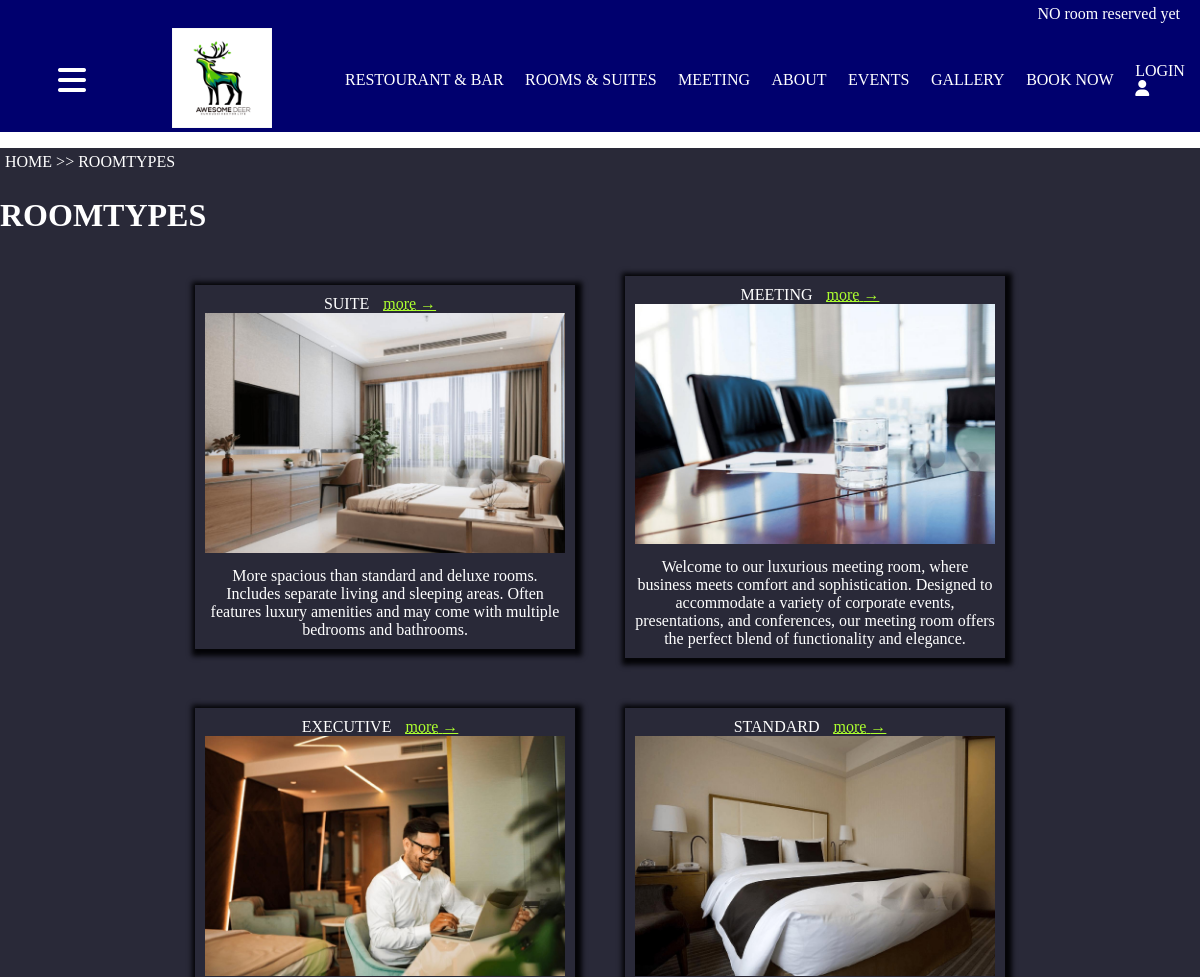
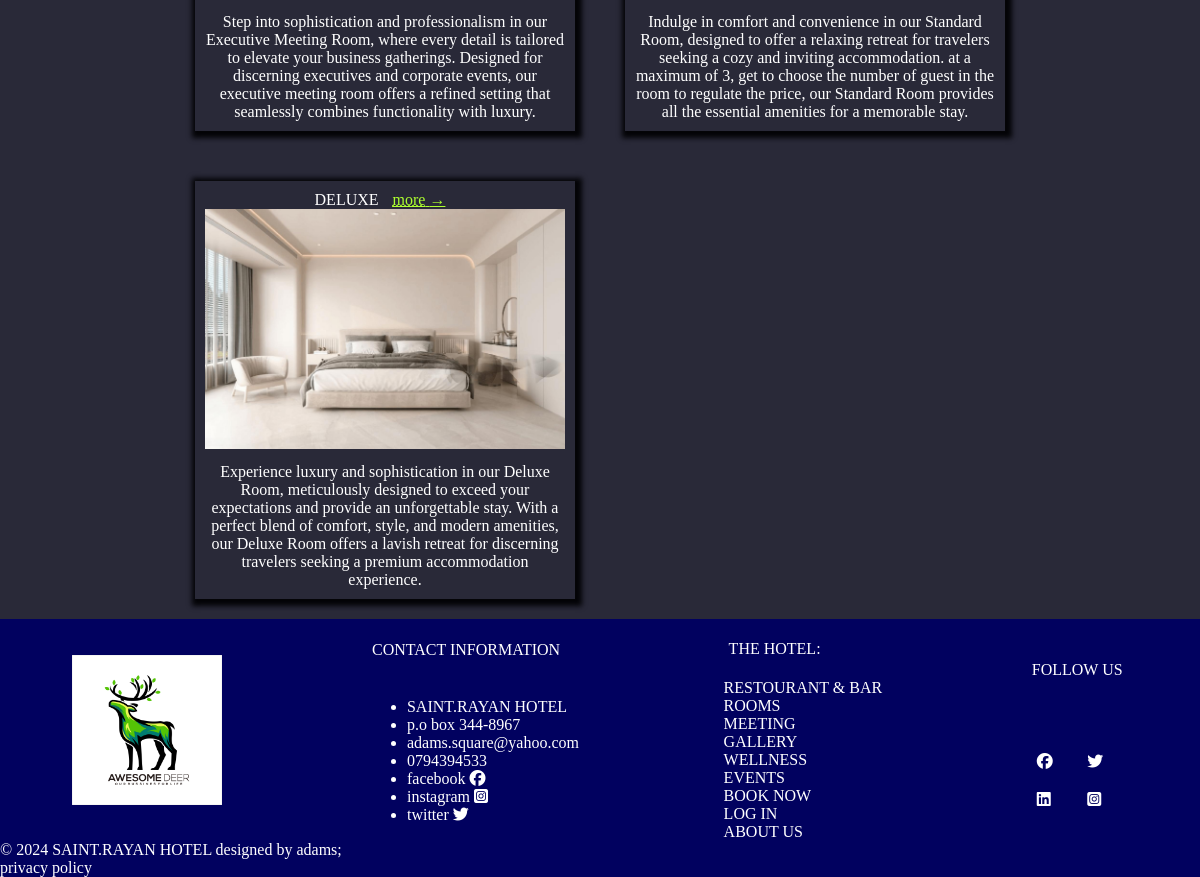
Page /roomtypes/ on the committed database (2 pictures, top to bottom).
### service/models.py (models this page shows, shortened)
class RoomType(models.Model):
    name = models.CharField(max_length=100)
    description = models.TextField()
    capacity = models.IntegerField()
    price = models.DecimalField(max_digits=10, decimal_places=2)
    amenities = models.ManyToManyField(Amenity)
    image = models.ImageField(upload_to="roomtype_images/", default=None)
    def get_absolute_url(self):
        return reverse("service:rooms", args=[self.id])

class Hotel(models.Model):
    name = models.CharField(max_length=100)
    description = models.TextField()
    address = models.CharField(max_length=255)
    contact_email = models.EmailField()
    contact_phone = models.CharField(max_length=20)
    facebook = models.CharField(max_length=50)
    instagram = models.CharField(max_length=50)
    twitter = models.CharField(max_length=50)
    def __str__(self):
        return self.name

### service/views.py (the view)
# urls.py: path("roomtypes/", views.Roomtype, name="roomtype"),
def Roomtype(request):
    rms = RoomType.objects.all()
    return render(request, "service/res/roomtypes.html", {"room": rms})

### cart/cart.py (called while the page is built)
    def __len__(self):
        count = 0
        for item in self.cart.values():
            count += 1
        return count

### cart/context_processors.py (called while the page is built)
def cart(request):
    return {'cart': Cart(request)}

### service/context_processors.py (called while the page is built)
def hotel_details(request):
    details = Hotel.objects.all()
    lenth = len(details)
    return {"details": details, "len": lenth}

### service/templates/service/res/roomtypes.html (shortened to what this page needs)
{% extends "service/base.html" %}
{% load static %}
{% block content %}
<p class="navigation">
    <span><a href="{% url "service:home" %}">HOME</a></span> >>
    <span><a href="{% url "service:roomtype" %}">ROOMTYPES</a></span>
</p>
<div class="p_restourant_info">
    <h1 class="p_r_info_tittle">
      ROOMTYPES
    </h1>
 <div class="p_restaurant_items">
    {% for well in room %}
        <div class="p_r_image">
             <div class="p_r_image_title">
              <a href="{{ well.get_absolute_url }}">{{ well.name|upper }}</a>
                  <a href="{{ well.get_absolute_url }}" class="res_footer"><abbr title="click to view rooms under {{ well.name }}">more</abbr> &rarr;</a>
             </div>
             <a href="{{ well.get_absolute_url }}" class="image_link">
                <div class="p_r_image_item">
                 <img src="{{ well.image.url }}" alt="{{ well.name }}">
             </div>
            </a>
            <div class="p_room_about">
                {{ well.description }}
            </div>
        </div>
 {% endfor %}
{% endblock content %}

### service/templates/service/base.html (shortened to what this page needs)
{% load static %}
<!DOCTYPE html>
<html lang="en">
<head>
    <link rel="stylesheet" type="text/css" href="{% static 'service/css/style.css' %}">
    <link rel="stylesheet" href="https://cdn.jsdelivr.net/npm/swiper@10/swiper-bundle.min.css" />
</head>
<body>
   <div class="header">
    <div class="menu_item floater_menu">
        <div>  {% with total_items=cart|length %}
        {% if total_items > 0 %}
         <span class="res_room"> rooms reserved:
          <a href="{% url "cart:cart_detail" %}">
            {{ total_items }} room{{ total_items|pluralize }},
            ${{ cart.get_total_price }}
          </a> </span>
        {% else %}
        <span class="res_room"> <a href="{% url "service:booking" %}"> NO room reserved yet</a></span>
        {% endif %}
      {% endwith %}</div>
    </div>
       <div class="menu">
<div class="rich_m">
    <div class="header-icon" onclick="toggleSidebar()">
        <i class="fa-solid fa-bars"></i>
    </div>
    <a href="{% url "service:home" %}"><div class="menu_item"><img src="{% static 'service/images/hotel_logo.jpg' %}" alt="logo" class="header_logo"></div></a>
</div>
<div class="nav_men">
        <div class="menu_item"><a href="{% url 'service:restaurant' %}">RESTOURANT & BAR</a></div>
        <div class="menu_item"><a href="{% url 'service:roomtype' %}">ROOMS & SUITES</a></div>
        <div class="menu_item"><a href="{% url 'service:meeting' %}">MEETING</a></div>
        <div class="menu_item"><a href="{% url "service:about" %}">ABOUT</a></div>
        <div class="menu_item"><a href="{% url 'service:event' %}">EVENTS</a></div>
        <div class="menu_item"><a href="{% url "service:gallery" %}">GALLERY</a></div>
        <div class="menu_item"><a href="{% url 'service:booking' %}">BOOK NOW</a></div>
        {% if request.user.is_authenticated %}
        <div class="menu_item"><a href="{% url "service:account" %}">my profile <br><i class="fa-solid fa-user"></i></a></div>
        {% else %}
        <div class="menu_item"><a href="{% url "login" %}">LOGIN<br><i class="fa-solid fa-user"></i></a></div>
        {% endif %}
       </div>
    </div>
   </div>
   <div class="content">{% block content %}{% endblock content %}</div>
   <div class="footer" id="c_ftr">
      <div class="footer_menu">
         <div class="footer_item imftr"><img src=" {% static 'service/images/hotel_logo.jpg' %}" alt="logo" class="footer_logo"></div>
         <div class="footer_item footer_contact_info">
            <p class="co_in">CONTACT INFORMATION</p>
            <ul>
                {% for hotel in details %}
                <li class="info">{{ hotel.name }}</li>
                <li class="info">{{ hotel.address }}</li>
                <li class="info">{{ hotel.contact_email }}</li>
                <li class="info">{{ hotel.contact_phone }}</li>
                <li class="info"><a href="https://{{ hotel.facebook }}" target="blank">facebook <span><i class="fa-brands fa-facebook"></i></span></a></li>
                <li class="info"><a href="https://{{ hotel.instagram }}" target="blank">instagram <span><i class="fa-brands fa-square-instagram"></i></span></a></li>
                <li class="info"><a href="https://{{ hotel.twitter }}" target="blank">twitter <span><i class="fa-brands fa-twitter"></i></span></a></li>
                {% endfor %}
            </ul>
         </div>
         <div class="footer_item footer_hotel_menu">
            <p class="footer_hotel_menu_title"><a href="{% url "service:home" %}">THE HOTEL:</a></p>
            <div class="footer_hotel_menu_item"><a href="{% url "service:restaurant" %}">RESTOURANT & BAR</a></div>
            <div class="footer_hotel_menu_item"><a href="{% url "service:roomtype" %}">ROOMS</a></div>
            <div class="footer_hotel_menu_item"><a href="{% url "service:meeting" %}">MEETING</a></div>
            <div class="footer_hotel_menu_item"><a href="{% url "service:gallery" %}">GALLERY</a></div>
            <div class="footer_hotel_menu_item"><a href="{% url "service:wellness" %}">WELLNESS</a></div>
            <div class="footer_hotel_menu_item"><a href="{% url "service:event" %}">EVENTS</a></div>
            <div class="footer_hotel_menu_item"><a href="{% url "service:booking" %}">BOOK NOW</a></div>
            {% if request.user.is_authenticated %}
                <div>
                    <form action="{% url "logout"%}" method="POST">
                      <input type="submit" value="LOGOUT">
                      {% csrf_token %}
                    </form>
                </div>
                {% else %}
                <div><a href="{% url "login" %}">LOG IN</a></div>
                {% endif %}
                <div class="footer_hotel_menu_item"><a href="{% url "service:about" %}">ABOUT US</a></div>
        </div>
          <div class="footer_item icftr">
            <p class="title">FOLLOW US</p>
            <div class="social_icons">
                <div class="icon"><a href=""><i class="fa-brands fa-facebook"></i></a></div>
                <div class="icon"><a href=""><i class="fa-brands fa-twitter"></i></a></div>
                <div class="icon"><a href=""><i class="fa-brands fa-linkedin"></i></a></div>
                <div class="icon"><a href=""><i class="fa-brands fa-square-instagram"></i></a></div>
            </div>
         </div>
      </div>
    <div class="last_info">
        <div class="last_menu">&copy 2024 {{ details.first }} designed by adams;</div>
        <div class="last_menu">privacy policy</div>
    </div>
   </div>
</body>
</html>

### service/static/service/css/style.css (style rules this page uses)
body> * { background-color: rgb(41, 41, 56); box-sizing: border-box; color: white; }
body { width: 100%; margin: 0; padding: 0; }
a { color: white; text-decoration: none; }
html, body { overflow-x: hidden; }
.header { background-color: rgb(0, 0, 110); }
.menu { display: flex; align-items: center; justify-content: space-around; }
.rich_m { display: flex; width: 25%; justify-content: space-around; }
.nav_men { display: flex; align-items: center; justify-content: space-between; width: 70%; }
.menu_item a { color: white; text-decoration: none; }
.header_logo { height: 100px; width: 100px; }
.footer_menu { display: flex; justify-content: space-around; }
.footer { width: 100%; background-color: rgb(1, 1, 95); }
.footer_item { display: grid; justify-content: center; align-items: center; }
.social_icons { display: grid; grid-template-columns: 1fr 1fr; }
.icon { margin: 10px; }
.footer_logo { height: 150px; width: 150px; }
.image_link { font-size: 3em; color: blue; font-weight: 900; font-family: 'Segoe UI', Tahoma, Geneva, Verdana, sans-serif; }
.res_footer { padding: 5px 10px; text-align: center; }
.res_footer a, .res_footer { text-align: center; text-decoration: underline; color: greenyellow; }
.p_restaurant_items { display: grid; grid-template-columns: repeat(2, 35%); grid-auto-rows: minmax(100px, auto); gap: 10px; justify-content: center; align-content: center; }
.p_r_image { padding: 10px; text-align: center; place-self: center; margin: 20px; box-shadow: 2px 2px 5px 5px rgb(4, 4, 7); }
.p_r_image_item> img { width: 100%; }
.image_link { display: block; }
.header-icon { cursor: pointer; display: flex; justify-content: center; align-items: center; font-size: 2em; }
.floater_menu { display: flex; justify-content: right; padding: 5px 0; }
.floater_menu div { margin: 0 20px; }
.res_room> * { animation: move 2s cubic-bezier(0.075, 0.82, 0.165, 1) 1s 2 ; }
div { bordder: 2px red solid; }
p { padding:5px }

### rows in the picture
RoomType: name "SUITE", image (picture), description "More spacious than standard and deluxe rooms. Includes separate living and sleeping areas. Often features luxury amenities and may come with multiple bedrooms and bathrooms."
RoomType: name "MEETING", image (picture), description "Welcome to our luxurious meeting room, where business meets comfort and sophistication. Designed to accommodate a variety of corporate events, presentations, and conferences, our meeting room offers the perfect blend of functionality and elegance."
RoomType: name "EXECUTIVE", image (picture), description "Step into sophistication and professionalism in our Executive Meeting Room, where every detail is tailored to elevate your business gatherings. Designed for discerning executives and corporate events, our executive meeting room offers a refined setting that seamlessly combines functionality with luxury."
RoomType: name "STANDARD", image (picture), description "Indulge in comfort and convenience in our Standard Room, designed to offer a relaxing retreat for travelers seeking a cozy and inviting accommodation. at a maximum of 3, get to choose the number of guest in the room to regulate the price, our Standard Room provides all the essential amenities for a memorable stay."
RoomType: name "DELUXE", image (picture), description "Experience luxury and sophistication in our Deluxe Room, meticulously designed to exceed your expectations and provide an unforgettable stay. With a perfect blend of comfort, style, and modern amenities, our Deluxe Room offers a lavish retreat for discerning travelers seeking a premium accommodation experience."
Hotel: name "SAINT.RAYAN HOTEL", address "p.o box 344-8967", contact_email "adams.square@yahoo.com", contact_phone "0794394533", first "SAINT.RAYAN HOTEL"
